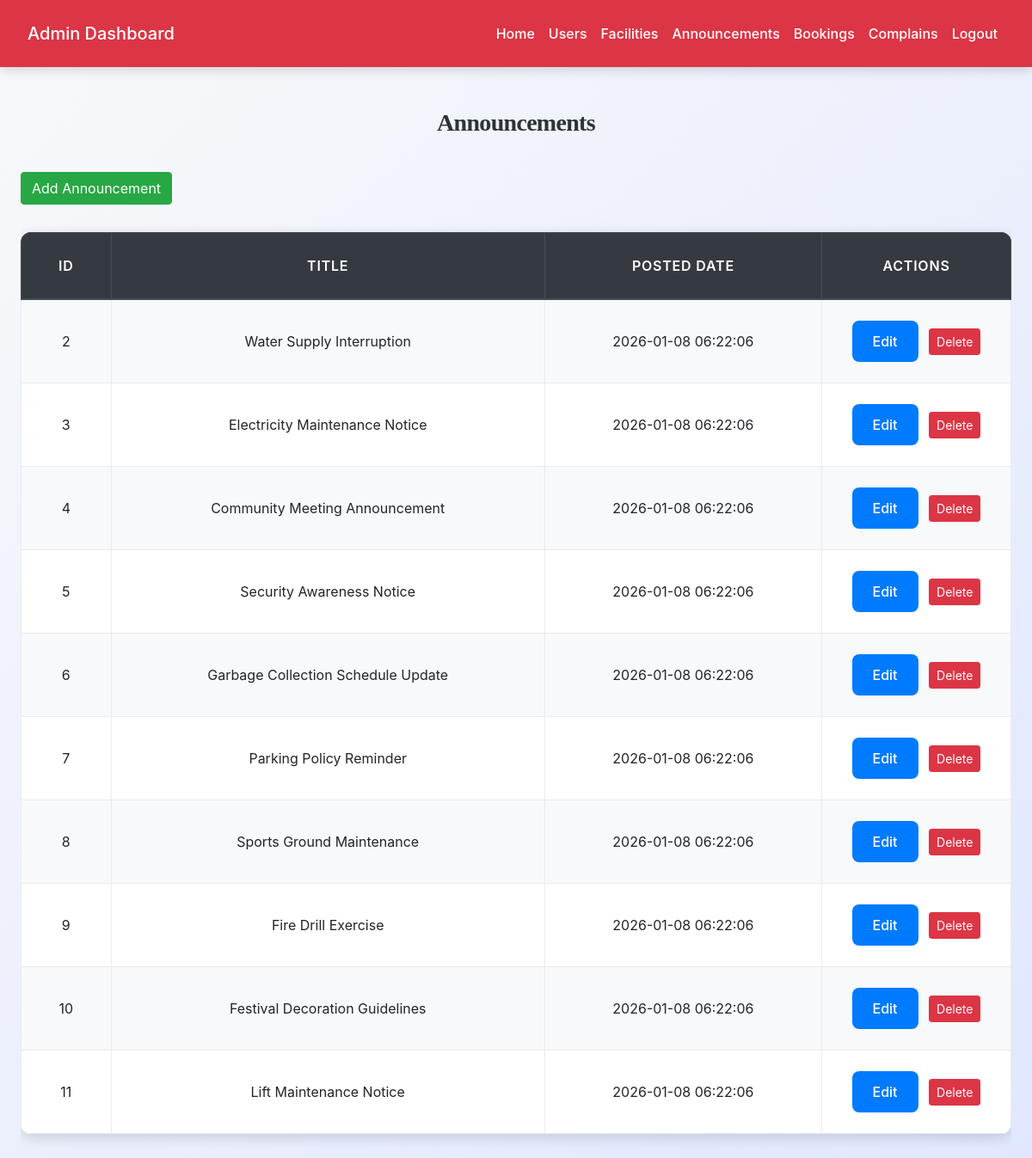
Page /admin/view_announcements.php (signed in) on the committed database.
### tables this page shows
CREATE TABLE `announcements` (
  `id` int(11) NOT NULL,
  `title` varchar(200) NOT NULL,
  `content` text NOT NULL,
  `posted_date` timestamp NOT NULL DEFAULT current_timestamp()
);

### admin/view_announcements.php (the view, shortened to what this page needs)
<?php
include('config.php');
$result = mysqli_query($conn, "SELECT * FROM announcements ORDER BY posted_date DESC");
?>
<!DOCTYPE html>
<html>
<head>
    <link rel="stylesheet"
          href="https://maxcdn.bootstrapcdn.com/bootstrap/4.5.2/css/bootstrap.min.css">
    <link rel="stylesheet" href="../css/style.css">
</head>
<body>
<?php include('admin_navbar.php'); ?>
<div class="container mt-5">
    <div >
        <h3>Announcements</h3>
        <a href="add_announcement.php" class="btn btn-success">Add Announcement</a>
    </div>
    <div class="table-responsive">
        <table class="table table-bordered table-striped">
            <thead class="thead-dark">
            <tr>
                <th>ID</th>
                <th>Title</th>
                <th>Posted Date</th>
                <th width="220">Actions</th>
            </tr>
            </thead>
            <tbody>
            <?php while ($row = mysqli_fetch_assoc($result)): ?>
                <tr>
                    <td><?= $row['id'] ?></td>
                    <td><?= htmlspecialchars($row['title']) ?></td>
                    <td><?= $row['posted_date'] ?></td>
                    <td>
                        <a href="edit_announcement.php?id=<?= $row['id'] ?>"
                           class="btn btn-primary btn-sm m-1">
                            Edit
                        </a>
                        <a href="?delete=<?= $row['id'] ?>"
                           onclick="return confirm('Delete this announcement?');"
                           class="btn btn-danger btn-sm m-1">
                            Delete
                        </a>
                    </td>
                </tr>
            <?php endwhile; ?>
            </tbody>
        </table>
    </div>
</div>
</body>
</html>

### css/style.css (style rules this page uses)
:root { --primary: #007bff; --secondary: #6c757d; --success: #28a745; --info: #17a2b8; --warning: #ffc107; --danger: #dc3545; --light: #f8f9fa; --dark: #2d3436; --accent: #ff6f61; --highlight: #6f42c1; --shadow: rgba(0, 0, 0, 0.15); --transition: all 0.3s ease-in-out; }
body { font-family: 'Inter', 'Segoe UI', Tahoma, Geneva, Verdana, sans-serif; background: linear-gradient(135deg, var(--light) 0%, #e0e7ff 100%); color: var(--dark); line-height: 1.8; margin: 0; padding: 0; min-height: 100vh; font-size: 16px; }
h1, h2, h3, h4 { text-align: center; margin: 2.5rem 0; font-family: 'Georgia', 'Times New Roman', serif; color: var(--dark); font-weight: 700; letter-spacing: -0.025em; }
h3 { font-size: 1.75rem; }
.container { max-width: 1200px; margin: 0 auto 3rem; padding: 0 1.5rem; }
.table { width: 100%; border-collapse: collapse; margin: 2rem 0; font-size: 1rem; background-color: #ffffff; border-radius: 12px; overflow: hidden; box-shadow: 0 4px 16px var(--shadow); transition: var(--transition); }
.table th, .table td { padding: 1.25rem; border: 1px solid #e9ecef; text-align: center; vertical-align: middle; }
.table thead th { background-color: rgb(0, 0, 0); color: white; font-weight: 600; text-transform: uppercase; letter-spacing: 0.05em; padding: 1.5rem; }
.table tbody tr { transition: var(--transition); }
.table tbody tr:nth-child(odd) { background-color: var(--light); }
.btn-primary { background-color: var(--primary); color: #fff; border: none; border-radius: 8px; padding: 0.75rem 1.5rem; font-size: 1rem; font-weight: 500; cursor: pointer; transition: var(--transition); display: inline-flex; align-items: center; justify-content: center; }
a { color: var(--primary); text-decoration: none; font-weight: 500; transition: var(--transition); }

### rows in the picture
announcements: id "2", title "Water Supply Interruption", posted_date "2026-01-08 06:22:06"
announcements: id "3", title "Electricity Maintenance Notice", posted_date "2026-01-08 06:22:06"
announcements: id "4", title "Community Meeting Announcement", posted_date "2026-01-08 06:22:06"
announcements: id "5", title "Security Awareness Notice", posted_date "2026-01-08 06:22:06"
announcements: id "6", title "Garbage Collection Schedule Update", posted_date "2026-01-08 06:22:06"
announcements: id "7", title "Parking Policy Reminder", posted_date "2026-01-08 06:22:06"
announcements: id "8", title "Sports Ground Maintenance", posted_date "2026-01-08 06:22:06"
announcements: id "9", title "Fire Drill Exercise", posted_date "2026-01-08 06:22:06"
announcements: id "10", title "Festival Decoration Guidelines", posted_date "2026-01-08 06:22:06"
announcements: id "11", title "Lift Maintenance Notice", posted_date "2026-01-08 06:22:06"
